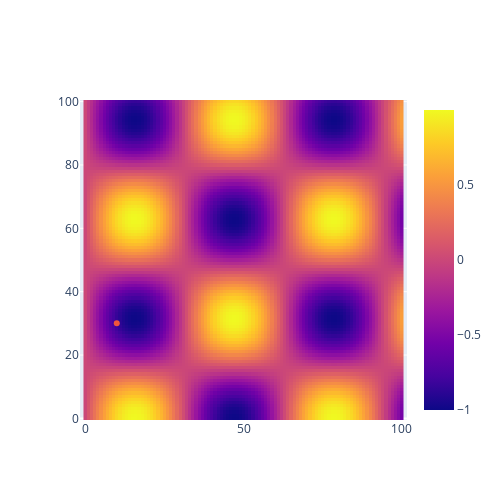

The code cell stored with this chart in its notebook:
### Markdown cell above
`X, Y = np.meshgrid(<2 linear arrays>)`

*Iterating over `X[i][j], Y[i][j]` gives x, y coordinates of row `i` (y all equal) and col or 'row entry' `j` (x all equal)*

It makes sense to differentiate between the implicit coordinates given by the shape and indices of the arrays, where the outer array's index correspond to the y coordinates, and the inner arrays' indices correspond to the x coordinates.

The values of the inner arrays are the row entries of a table specifying what value is associated with that implicit coordinate.
In the case of the meshgrid, we have two different "datasets", so to speak. One for the x coordinate values at each (implicit) x-y coordinate point and one for the y coordinate values. Because we have two datasets, `np.meshgrid` returns them as a list, not an array (I think). When viewed like this, it's less confusing that there are two ways of talking about the coordinate grid within one object, namely the coordinate array (of which there are two, which also doesn't help). The implicit, index-based coordinates are the "container", all else within are arbitrary data associated with that point.

### Code cell
# meshgrid for 2D functions
axis = np.linspace(0,1,100+1)
X, Y = np.meshgrid(axis, axis)
print('X', X)
print('Y', Y)

# a random function with two variables
f = np.sin(X*10) * np.cos(Y*10)
# specific point for illustration
x, y = 10, 30
print(f[x,y])

# Plotting a heatmap. Alternatively, go.Contour works the same.
go.Figure(data=[go.Heatmap(z=f),go.Scatter(x=[x],y=[y],name='x, y')]).update_layout(width=500, height=500, xaxis_scaleanchor='y', xaxis_scaleratio=1)

### Figure 1 — Plotly figure (JSON) as saved in the notebook; plotly's stock layout.template omitted (floating-point values rounded to 4 significant figures; data arrays with more than 128 entries replaced by an {"elided": "..."} marker saying what was removed)
{"data": [{"type": "heatmap", "z": {"elided": "101x101 float values"}}, {"name": "x, y", "type": "scatter", "x": [10], "y": [30]}], "layout": {"height": 500, "width": 500, "xaxis": {"scaleanchor": "y", "scaleratio": 1}}}
